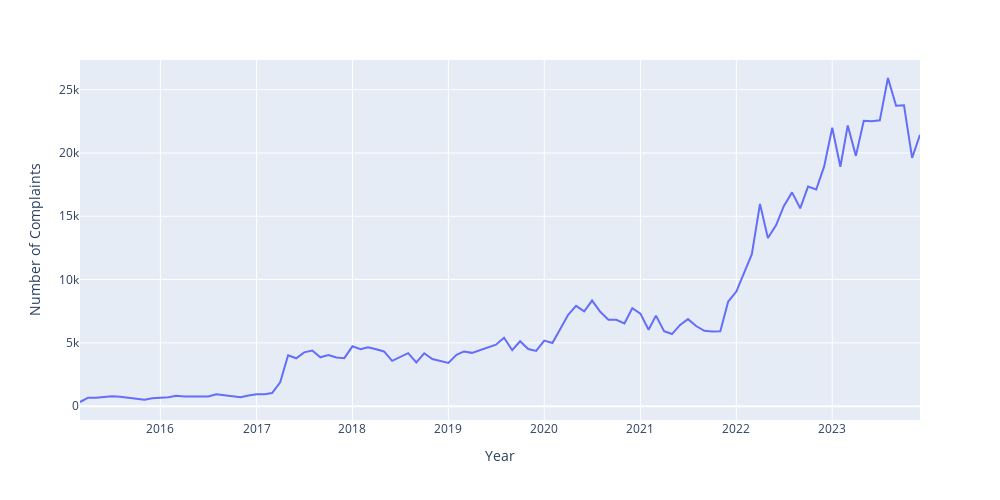

Notebook code for this chart:
### Markdown cell above
### 7. Evolution of complaints across the years

### Code cell
monthly_complaints = df_new.copy()
monthly_complaints = monthly_complaints[monthly_complaints['Date received'].dt.year != 2024]

monthly_complaints['MonthYear'] = monthly_complaints['Date received'].dt.to_period('M').astype(str)
monthly_complaints = monthly_complaints.groupby('MonthYear').size().reset_index(name = "NumComplaints")


fig = px.line(monthly_complaints, x='MonthYear', y='NumComplaints',
              labels={'MonthYear': 'Year', 'NumComplaints': 'Number of Complaints'})

fig.update_layout(
        title={
            'y':0.9,
            'x':0.5,
            'xanchor': 'center',
            'yanchor': 'top'
        },
        width=1000,
        height=500
    )
    
fig.show()

### Figure 1 — Plotly figure (JSON) as saved in the notebook; plotly's stock layout.template omitted (floating-point values rounded to 4 significant figures)
{"data": [{"hovertemplate": "Year=%{x}<br>Number of Complaints=%{y}<extra></extra>", "legendgroup": "", "line": {"color": "#636efa", "dash": "solid"}, "marker": {"symbol": "circle"}, "mode": "lines", "name": "", "orientation": "v", "showlegend": false, "type": "scatter", "x": ["2015-03", "2015-04", "2015-05", "2015-06", "2015-07", "2015-08", "2015-09", "2015-10", "2015-11", "2015-12", "2016-01", "2016-02", "2016-03", "2016-04", "2016-05", "2016-06", "2016-07", "2016-08", "2016-09", "2016-10", "2016-11", "2016-12", "2017-01", "2017-02", "2017-03", "2017-04", "2017-05", "2017-06", "2017-07", "2017-08", "2017-09", "2017-10", "2017-11", "2017-12", "2018-01", "2018-02", "2018-03", "2018-04", "2018-05", "2018-06", "2018-07", "2018-08", "2018-09", "2018-10", "2018-11", "2018-12", "2019-01", "2019-02", "2019-03", "2019-04", "2019-05", "2019-06", "2019-07", "2019-08", "2019-09", "2019-10", "2019-11", "2019-12", "2020-01", "2020-02", "2020-03", "2020-04", "2020-05", "2020-06", "2020-07", "2020-08", "2020-09", "2020-10", "2020-11", "2020-12", "2021-01", "2021-02", "2021-03", "2021-04", "2021-05", "2021-06", "2021-07", "2021-08", "2021-09", "2021-10", "2021-11", "2021-12", "2022-01", "2022-02", "2022-03", "2022-04", "2022-05", "2022-06", "2022-07", "2022-08", "2022-09", "2022-10", "2022-11", "2022-12", "2023-01", "2023-02", "2023-03", "2023-04", "2023-05", "2023-06", "2023-07", "2023-08", "2023-09", "2023-10", "2023-11", "2023-12"], "xaxis": "x", "y": [328, 671, 660, 740, 784, 747, 670, 598, 513, 621, 676, 705, 816, 761, 767, 762, 757, 930, 868, 824, 713, 849, 941, 944, 1039, 1879, 4018, 3780, 4251, 4393, 3860, 4037, 3844, 3790, 4727, 4503, 4658, 4498, 4324, 3578, 3906, 4186, 3450, 4177, 3729, 3590, 3420, 4063, 4321, 4211, 4424, 4643, 4858, 5399, 4422, 5126, 4516, 4365, 5178, 4990, 6058, 7216, 7925, 7487, 8342, 7452, 6826, 6824, 6539, 7735, 7306, 6039, 7154, 5918, 5695, 6421, 6875, 6330, 5955, 5893, 5914, 8267, 9056, 10608, 12004, 15980, 13279, 14289, 15818, 16887, 15630, 17345, 17117, 18921, 21995, 18916, 22179, 19771, 22543, 22499, 22580, 25923, 23732, 23773, 19615, 21442], "yaxis": "y"}], "layout": {"height": 500, "legend": {"tracegroupgap": 0}, "margin": {"t": 60}, "title": {"x": 0.5, "xanchor": "center", "y": 0.9, "yanchor": "top"}, "width": 1000, "xaxis": {"anchor": "y", "domain": [0, 1], "title": {"text": "Year"}}, "yaxis": {"anchor": "x", "domain": [0, 1], "title": {"text": "Number of Complaints"}}}}
